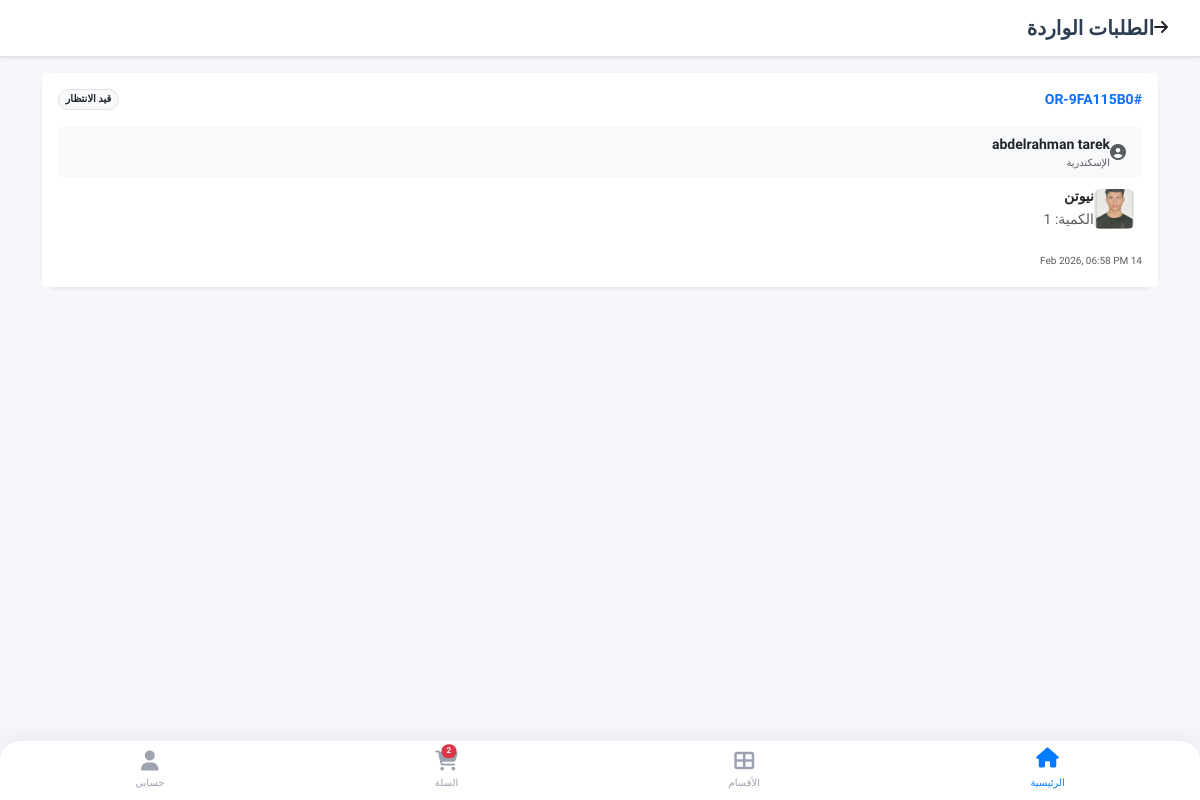
The page /merchant/orders/ (signed in) on the database as committed earlier.
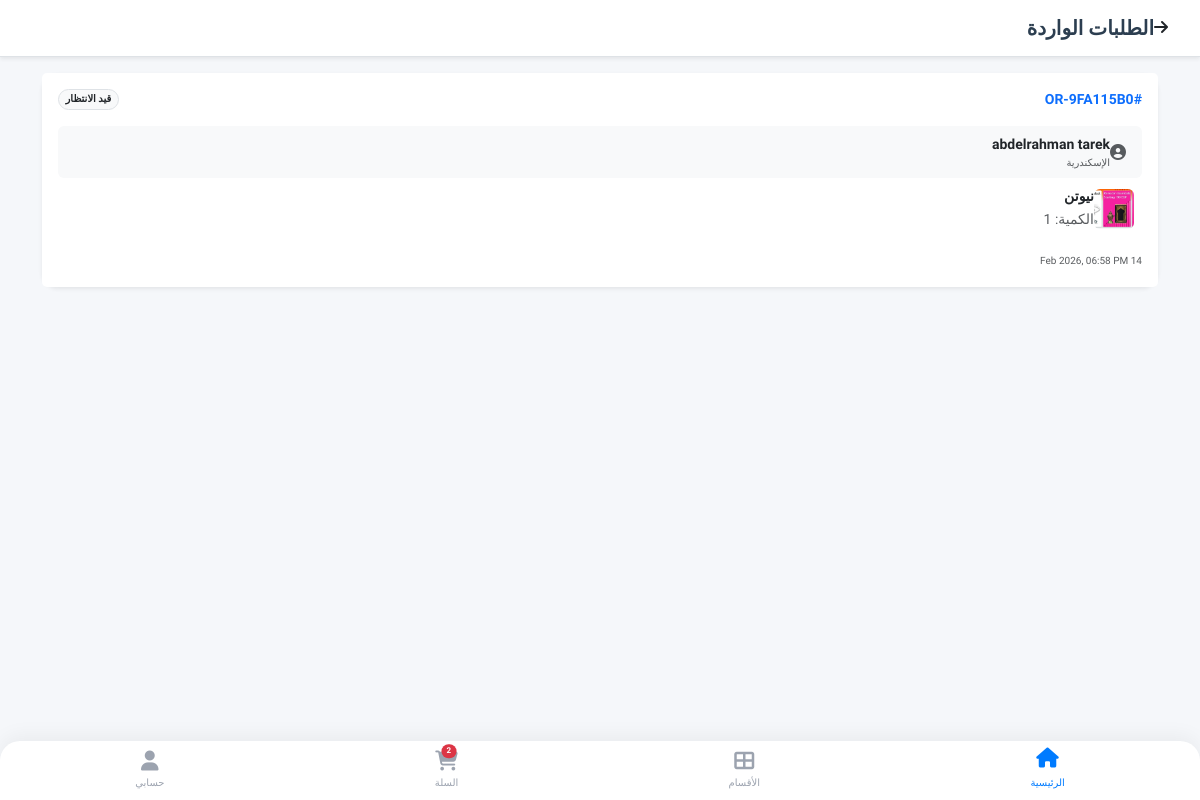
The same page on the database as committed later.
### store/models.py (models this page shows, shortened)
class OrderItem(models.Model):
    order = models.ForeignKey(Order, on_delete=models.CASCADE, related_name='items')
    product_size = models.ForeignKey(ProductSize, on_delete=models.PROTECT, verbose_name="المنتج (المقاس)")
    quantity = models.PositiveIntegerField(default=1, verbose_name="الكمية")
    commission = models.DecimalField(max_digits=10, decimal_places=2, default=0.00, verbose_name="عمولة المنصة")
    price_at_purchase = models.DecimalField(max_digits=10, decimal_places=2, verbose_name="السعر وقت الشراء", blank=True, null=True)
    merchant = models.ForeignKey(MerchantProfile, on_delete=models.PROTECT, verbose_name="التاجر", blank=True, null=True)

class ProductSize(models.Model):
    product = models.ForeignKey(Product, on_delete=models.CASCADE, related_name='variations') # غيرنا الاسم لـ variations ليكون أدق
    size_label = models.CharField(max_length=10, verbose_name="المقاس") # S, M, L
    color_label = models.CharField(max_length=30, verbose_name="اللون", default="Standard") # أحمر، أزرق
    stock_quantity = models.PositiveIntegerField(default=0, verbose_name="الكمية المتاحة")

class Product(models.Model):
    category = models.ForeignKey(Category, on_delete=models.SET_NULL, null=True, blank=True, related_name='products', verbose_name="القسم")
    merchant = models.ForeignKey(MerchantProfile, on_delete=models.CASCADE, related_name='products')
    name = models.CharField(max_length=200, verbose_name="اسم المنتج")
    description = models.TextField(verbose_name="وصف المنتج")
    base_price = models.DecimalField(max_digits=10, decimal_places=2, verbose_name="السعر الأساسي")
    image = models.ImageField(upload_to='products/', verbose_name="صورة المنتج الرئيسية")
    is_active = models.BooleanField(default=False, verbose_name="مفعل (موافقة المشرف)")
    created_at = models.DateTimeField(auto_now_add=True)

class Order(models.Model):
    class Status(models.TextChoices):
        CART = "CART",
        PENDING = "PENDING", "قيد الانتظار"
        APPROVED = "APPROVED", "تم التأكيد"
        SHIPPED = "SHIPPED", "تم الشحن"
        DELIVERED = "DELIVERED", "تم التسليم"
        RETURNED = "RETURNED", "مرتجع"
        CANCELLED = "CANCELLED", "ملغي"
    order_id = models.CharField(max_length=20, unique=True, editable=False, verbose_name="رقم الطلب")
    customer = models.ForeignKey(settings.AUTH_USER_MODEL, on_delete=models.PROTECT, related_name='orders', verbose_name="العميل")
    shipping_address = models.TextField(verbose_name="عنوان الشحن")
    shipping_phone = models.CharField(max_length=15, verbose_name="رقم التواصل")
    total_products_price = models.DecimalField(max_digits=10, decimal_places=2, default=0, verbose_name="إجمالي المنتجات")
    shipping_cost = models.DecimalField(max_digits=10, decimal_places=2, default=0, verbose_name="تكلفة الشحن")
    platform_fees = models.DecimalField(max_digits=10, decimal_places=2, default=0, verbose_name="رسوم المنصة") # 3 EGP + 2.75%
    final_total = models.DecimalField(max_digits=10, decimal_places=2, default=0, verbose_name="الإجمالي النهائي")
    status = models.CharField(max_length=20, choices=Status.choices, default=Status.PENDING, verbose_name="حالة الطلب")
    created_at = models.DateTimeField(auto_now_add=True, verbose_name="تاريخ الطلب")
    governorate = models.ForeignKey(Governorate, on_delete=models.SET_NULL, null=True, blank=True, verbose_name="المحافظة")
    is_first_order = models.BooleanField(default=False, verbose_name="أول طلب (شحن مجاني)")

class Governorate(models.Model):
    name = models.CharField(max_length=50, unique=True, verbose_name="اسم المحافظة")

### accounts/models.py (models this page shows, shortened)
class User(AbstractUser):
    class Role(models.TextChoices):
        CUSTOMER = "CUSTOMER", "عميل"
        MERCHANT = "MERCHANT", "تاجر"
        OWNER = "OWNER", "Owner (مالك)"
        ADMIN_LVL2 = "ADMIN_LVL2", "مشرف درجة ثانية"
        ADMIN_LVL3 = "ADMIN_LVL3", "مشرف درجة ثالثة (خدمة عملاء)"
    role = models.CharField(max_length=20, choices=Role.choices, default=Role.CUSTOMER)
    phone_primary = models.CharField(max_length=15, unique=True, verbose_name="رقم الهاتف الأساسي")
    phone_secondary = models.CharField(max_length=15, blank=True, null=True, verbose_name="رقم هاتف احتياطي")
    device_id = models.CharField(max_length=255, blank=True, null=True, help_text="لمنع تكرار الحسابات من نفس الجهاز")
    is_banned = models.BooleanField(default=False, verbose_name="محظور")

### merchant_panel/views.py (the view)
# urls.py: path('orders/', views.merchant_orders, name='merchant_orders'),
@login_required
def merchant_orders(request):
    if not is_merchant(request.user):
        return redirect('home')
    items = OrderItem.objects.filter(product_size__product__merchant=request.user.merchant_profile).order_by('-id')
    return render(request, 'merchant/orders.html', {'items': items})

### merchant_panel/views.py (called while the page is built)
def is_merchant(user):
    return user.role == User.Role.MERCHANT and hasattr(user, 'merchant_profile') and user.merchant_profile.is_approved

### templates/merchant/orders.html
{% extends 'base.html' %}
{% block content %}
<div class="bg-white p-3 border-bottom shadow-sm d-flex align-items-center mb-3">
    <a href="{% url 'merchant_dashboard' %}" class="text-dark me-3"><i class="fas fa-arrow-right"></i></a>
    <h5 class="m-0 fw-bold">الطلبات الواردة</h5>
</div>
<div class="container pb-5">
    {% for item in items %}
    <a href="{% url 'merchant_order_detail' item.order.order_id %}" class="text-decoration-none text-dark">
        <div class="card border-0 shadow-sm mb-3">
            <div class="card-header bg-white border-0 d-flex justify-content-between pt-3 pb-0">
                <span class="fw-bold text-primary small">#{{ item.order.order_id }}</span>
                <span class="badge bg-light text-dark border rounded-pill" style="font-size: 10px;">{{ item.order.get_status_display }}</span>
            </div>
            <div class="card-body">
                <div class="d-flex align-items-center mb-2 bg-light p-2 rounded">
                    <i class="fas fa-user-circle text-muted me-2"></i>
                    <div>
                        <span class="d-block fw-bold small">{{ item.order.customer.first_name }} {{ item.order.customer.last_name }}</span>
                        <span class="d-block text-muted" style="font-size: 10px;">{{ item.order.governorate.name }}</span>
                    </div>
                </div>
                <div class="d-flex align-items-center">
                    <img src="{{ item.product_size.product.image.url }}" class="rounded me-2" style="width: 40px; height: 40px; object-fit: cover;">
                    <div>
                        <p class="mb-0 small fw-bold">{{ item.product_size.product.name }}</p>
                        <small class="text-muted">الكمية: {{ item.quantity }}</small>
                    </div>
                </div>
            </div>
            <div class="card-footer bg-white border-0 pt-0 pb-3">
                <small class="text-muted" style="font-size: 10px;">{{ item.order.created_at|date:"d M Y, h:i A" }}</small>
            </div>
        </div>
    </a>
    {% empty %}
    <div class="text-center py-5">
        <i class="fas fa-clipboard-list fa-3x text-muted opacity-25 mb-3"></i>
        <p class="text-muted">لا توجد طلبات جديدة.</p>
    </div>
    {% endfor %}
</div>
{% endblock %}

Rows that differ between the two databases and show on the page:
changed through a linked row, OrderItem "OR-9FA115B0": product_size.product.image: a different picture
